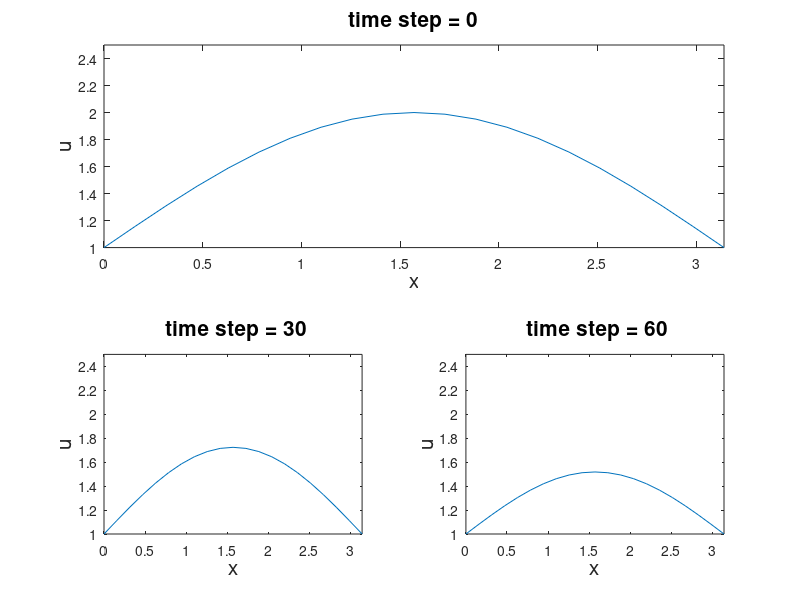

MATLAB code to generate this figure:
% © 2017 MICHELLE BLUM ALL RIGHTS RESERVED

% NAME: Michelle Blum
% DATE: May 5th, 2017
% This code numerically solves the heat equation
% u_t = u_xx for 0<x<pi, t>0
% u(x,0) = phi(x) = 1 + sin (x)

N=60;      % number of time steps
J=20;       % number of partitions
dx=(pi-0)/J;  % size of partition
x=0:dx:pi;
s=0.45;
u= ones(N,J+1);
    % a ones matrix of N rows and J+1 columns
    % after simulation:
    % each row represents u(x,t) at a different time
        
        
phi= @(x) 1 + sin (x); % initial condition
u(1,:) = phi(x); % row 1 is u(x,t) at time t=0 (initial condition)

for n=1:N
    % j=1 and j=J+1 (the boundary conditions) 
    % are unaffected by the loop and remain equal to 1
    for j=2:J  
        u(n+1,j) = u(n,j)+ s*(u(n,j+1)-2*u(n,j)+u(n,j-1));
    end
end

% plot for time steps n= 1,30,60
subplot(2,1,1) % plot 1
plot(x,u(1,:))
axis([0,pi, 1, 2.5])
xlabel ('x', 'Fontsize',15)
ylabel ('u', 'Fontsize',15)
title ('time step = 0', 'Fontsize',15)

subplot(2,2,3) % plot 2
plot(x,u(30,:))
axis([0,pi, 1, 2.5])
xlabel ('x', 'Fontsize',15)
ylabel ('u', 'Fontsize',15)
title (' time step = 30', 'Fontsize',15)

subplot(2,2,4) % plot 3
plot(x,u(60,:))
axis([0,pi, 1, 2.5])
xlabel ('x', 'Fontsize',15)
ylabel ('u', 'Fontsize',15)
title (' time step = 60', 'Fontsize',15)
